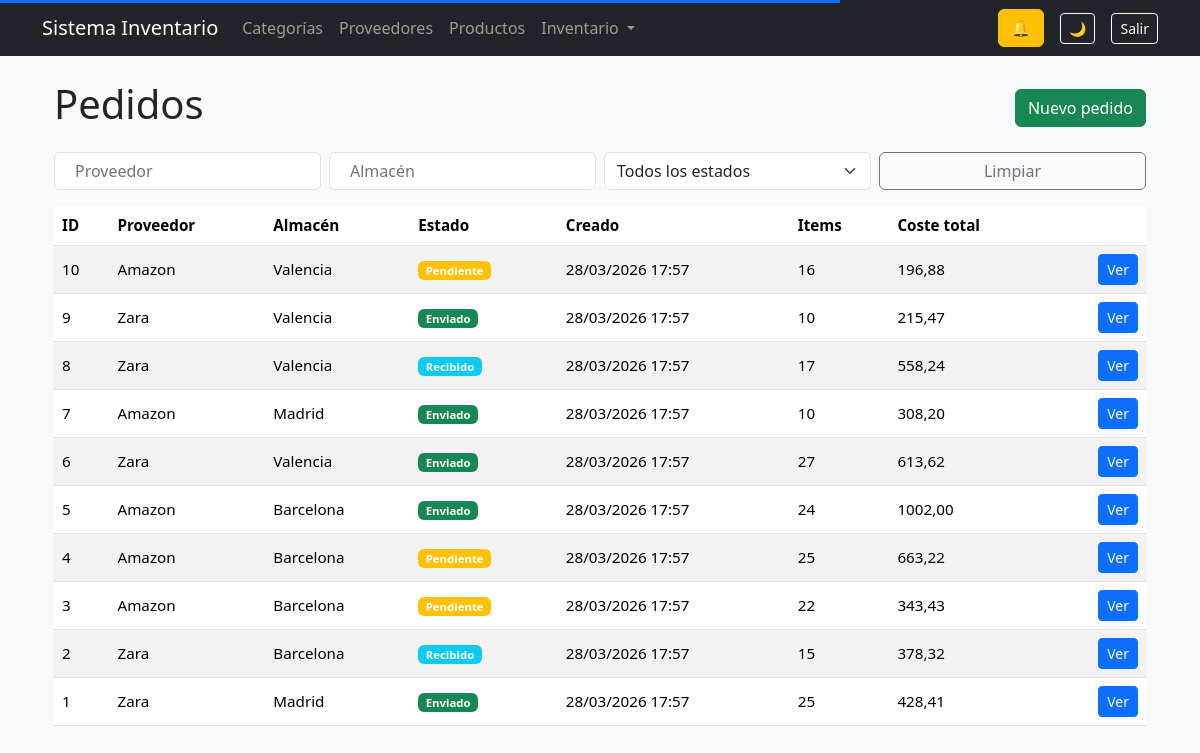
The page /inventory/orders/ (signed in) on the database its author committed.
### inventory/models/orders.py (models this page shows, shortened)
class Order(models.Model):
    STATUS_CHOICES = (
        ("pending", "Pendiente"),
        ("sent", "Enviado"),
        ("received", "Recibido"),
        ("cancelled", "Cancelado"),
        ("partially_received", "Parcialmente recibido"),
        ("backordered", "Backorder"),
    )
    supplier = models.ForeignKey(
        Supplier,
        on_delete=models.SET_NULL,
        null=True,
        related_name="orders",
    )
    location = models.ForeignKey(
        Location,
        on_delete=models.SET_NULL,
        null=True,
        related_name="orders",
    )
    status = models.CharField(max_length=20, choices=STATUS_CHOICES, default="pending")
    created_at = models.DateTimeField(auto_now_add=True)
    sent_at = models.DateTimeField(null=True, blank=True)
    received_at = models.DateTimeField(null=True, blank=True)
    estimated_arrival = models.DateField(null=True, blank=True)
    class Meta:
        ordering = ["-created_at"]
        verbose_name = "Order"
        verbose_name_plural = "Orders"
    @property
    def total_items(self):
        return sum(item.quantity for item in self.items.all())
    @property
    def total_cost(self):
        return sum(item.total_cost for item in self.items.all())

class OrderItem(models.Model):
    order = models.ForeignKey(
        Order,
        on_delete=models.CASCADE,
        related_name="items",
    )
    product = models.ForeignKey(
        Product,
        on_delete=models.SET_NULL,
        null=True,
        related_name="order_items",
    )
    quantity = models.PositiveIntegerField()
    cost_price = models.DecimalField(max_digits=10, decimal_places=2)
    class Meta:
        verbose_name = "Order Item"
        verbose_name_plural = "Order Items"
    @property
    def total_cost(self):
        return self.quantity * self.cost_price

### suppliers/models.py (models this page shows)
class Supplier(models.Model):
    name = models.CharField(max_length=150, db_index=True)
    contact_name = models.CharField(max_length=100, blank=True)
    email = models.EmailField(blank=True)
    phone = models.CharField(max_length=20, blank=True)
    address = models.TextField(blank=True)
    lead_time_days = models.PositiveIntegerField(default=0)
    default_order_quantity = models.PositiveIntegerField(default=0, blank=True)
    class Meta:
        ordering = ['name']
        verbose_name = "Supplier"
        verbose_name_plural = "Suppliers"
    def __str__(self):
        return self.name

### inventory/models/locations.py (models this page shows)
class Location(models.Model):
    name = models.CharField(max_length=150, unique=True)
    address = models.TextField(blank=True)
    is_active = models.BooleanField(default=True)
    class Meta:
        ordering = ["name"]
        verbose_name = "Location"
        verbose_name_plural = "Locations"
    def __str__(self):
        return self.name

### inventory/views/orders.py (the view, shortened to what this page needs)
def order_list(request):
    view = ListViewMixin()
    view.allowed_sort_fields = [
        "id",
        "supplier__name",
        "location__name",
        "status",
        "created_at",
    ]
    view.default_ordering = "-created_at"
    qs = Order.objects.select_related("supplier", "location").all()
    filter_form = OrderFilterForm(request.GET or None)
    qs = view.apply_ordering(request, qs)
    page_obj = view.paginate_queryset(request, qs)
    context = {
        "orders": page_obj,
        "page_obj": page_obj,
        "filter_form": filter_form,
        **view.get_ordering_context(request),
    }
    if view.is_htmx(request):
        return render(request, "inventory/orders/partials/table.html", context)
    return render(request, "inventory/orders/list.html", context)

### inventory/forms/orders.py
class OrderFilterForm(forms.Form):
    supplier = forms.ModelChoiceField(
        queryset=Supplier.objects.all(),
        required=False,
        widget=forms.Select(attrs={"class": "form-select select2",
            "data-placeholder": "Proveedor"}),
        label="Proveedor",
    )
    location = forms.ModelChoiceField(
        queryset=Location.objects.all(),
        required=False,
        widget=forms.Select(attrs={"class": "form-select select2",
            "data-placeholder": "Almacén"}),
        label="Almacén",
    )
    status = forms.ChoiceField(
        required=False,
        choices=[("", "Todos los estados")] + list(Order.STATUS_CHOICES),
        widget=forms.Select(attrs={"class": "form-select"}),
        label="Estado",
    )

### accounts/context_processors.py (called while the page is built)
def permissions(request):
    user = request.user
    return {
        "can_manage_products": can_manage_products(user),
        "can_manage_orders": can_manage_orders(user),
        "can_view_dashboard": can_view_dashboard(user),
        "can_view_products": can_view_products(user),
        "can_create_products": can_create_products(user),
        "can_edit_products": can_edit_products(user),
        "can_delete_products": can_delete_products(user),
        "can_export_products": can_export_products(user),
        "can_view_inventory": can_view_inventory(user),
        "can_create_inventory": can_create_inventory(user),
        "can_edit_inventory": can_edit_inventory(user),
        "can_delete_inventory": can_delete_inventory(user),
        "can_confirm_inventory": can_confirm_inventory(user),
    }

### accounts/permissions.py (called while the page is built)
def is_admin(user):
    if not user.is_authenticated:
        return False
    if user.is_superuser:
        return True
    return hasattr(user, "profile") and user.profile.role == "ADMIN"

def is_manager(user):
    if not user.is_authenticated:
        return False
    if user.is_superuser:
        return True
    return hasattr(user, "profile") and user.profile.role in ["ADMIN", "MANAGER"]

def can_view_products(user):
    return user.is_authenticated

def can_create_products(user):
    return is_admin(user) or is_manager(user) or is_staff(user)

def can_edit_products(user):
    return is_admin(user) or is_manager(user)

def can_delete_products(user):
    return is_admin(user) or is_manager(user)

def can_export_products(user):
    return can_create_products(user)

def can_manage_products(user):
    return is_manager(user)

def can_manage_orders(user):
    return is_manager(user)

### inventory/templates/inventory/orders/list.html (shortened to what this page needs)
{% extends "base.html" %}
{% block content %}
<div class="container mt-4">
    <div class="d-flex justify-content-between align-items-center mb-3">
        <h1>Pedidos</h1>
        {% if can_create_inventory %}
            <a href="{% url 'order_create' %}" class="btn btn-success">Nuevo pedido</a>
        {% endif %}
    </div>
    <form
        method="get"
        class="row g-2 mb-3"
        hx-get="{% url 'order_list' %}"
        hx-target="#orders-table"
        hx-swap="innerHTML"
        hx-push-url="true"
        hx-trigger="change delay:300ms"
    >
        <div class="col-md-3">
        </div>
        <div class="col-md-3">
        </div>
        <div class="col-md-3">
            {{ filter_form.status }}
        </div>
        <div class="col-md-3 d-grid">
            <button type="button"
                    class="btn btn-outline-secondary"
                    onclick="clearFilters(this)">
                Limpiar
            </button>
        </div>
    </form>
    <div id="orders-table"
         hx-get="{% url 'order_list' %}"
         hx-trigger="load, inventory:orders_updated from:body"
         hx-target="this"
         hx-swap="innerHTML">
        {% include "inventory/orders/partials/table.html" %}
    </div>
</div>
{% endblock %}

### inventory/templates/inventory/orders/partials/table.html (shortened to what this page needs)
<div class="table-responsive">
<table class="table table-striped align-middle">
    <thead>
        <tr>
            {% include "partials/sortable_th.html" with field="id" label="ID" target="#orders-table" %}
            {% include "partials/sortable_th.html" with field="supplier__name" label="Proveedor" target="#orders-table" %}
            {% include "partials/sortable_th.html" with field="location__name" label="Almacén" target="#orders-table" %}
            {% include "partials/sortable_th.html" with field="status" label="Estado" target="#orders-table" %}
            {% include "partials/sortable_th.html" with field="created_at" label="Creado" target="#orders-table" %}
            {% include "partials/sortable_th.html" with field="id" label="Items" target="#orders-table" %}
            {% include "partials/sortable_th.html" with field="id" label="Coste total" target="#orders-table" %}
            <th></th>
        </tr>
    </thead>
    <tbody>
        {% for order in orders %}
        <tr>
            <td>{{ order.id }}</td>
            <td>{{ order.supplier }}</td>
            <td>{{ order.location }}</td>
            <td>
                {% if order.status == "pending" %}
                    <span class="badge bg-warning">Pendiente</span>
                {% elif order.status == "sent" %}
                    <span class="badge bg-success">Enviado</span>
                {% elif order.status == "received" %}
                    <span class="badge bg-info">Recibido</span>
                {% elif order.status == "cancelled" %}
                    <span class="badge bg-danger">Cancelado</span>
                {% elif order.status == "partially_received" %}
                    <span class="badge bg-primary">Parcialmente recibido</span>
                {% elif order.status == "backordered" %}
                    <span class="badge bg-secondary">Backorder</span>
                {% endif %}
            </td>
            <td>{{ order.created_at|date:"d/m/Y H:i" }}</td>
            <td>{{ order.total_items }}</td>
            <td>{{ order.total_cost }}</td>
            <td class="text-end">
                <a href="{% url 'order_detail' order.id %}" class="btn btn-sm btn-primary">Ver</a>
            </td>
        </tr>
        {% empty %}
        <tr>
            <td colspan="8" class="text-center">No hay pedidos registrados.</td>
        </tr>
        {% endfor %}
    </tbody>
</table>
</div>

### static/css/core.css (style rules this page uses)
:root { --bg: #f8f9fa; --text: #212529; --card: #ffffff; --border: #dee2e6; }
body { background: var(--bg); color: var(--text); transition: background .25s ease, color .25s ease; }
.table { font-size: 0.95rem; }
th { user-select: none; }
input, select { background: var(--card); color: var(--text); border: 1px solid var(--border); }

### dashboard/static/dashboard/css/dashboard.css (style rules this page uses)
:root { --section-bg: #ffffff; --sub-bg: #414040; --sub-text: #fafafa; }

### rows shown on the page
Order: id "10", supplier "Amazon", location "Valencia", status "Pendiente", created_at "28/03/2026 17:57", total_items "16", total_cost "196,88"
Order: id "9", supplier "Zara", location "Valencia", status "Enviado", created_at "28/03/2026 17:57", total_items "10", total_cost "215,47"
Order: id "8", supplier "Zara", location "Valencia", status "Recibido", created_at "28/03/2026 17:57", total_items "17", total_cost "558,24"
Order: id "7", supplier "Amazon", location "Madrid", status "Enviado", created_at "28/03/2026 17:57", total_items "10", total_cost "308,20"
Order: id "6", supplier "Zara", location "Valencia", status "Enviado", created_at "28/03/2026 17:57", total_items "27", total_cost "613,62"
Order: id "5", supplier "Amazon", location "Barcelona", status "Enviado", created_at "28/03/2026 17:57", total_items "24", total_cost "1002,00"
Order: id "4", supplier "Amazon", location "Barcelona", status "Pendiente", created_at "28/03/2026 17:57", total_items "25", total_cost "663,22"
Order: id "3", supplier "Amazon", location "Barcelona", status "Pendiente", created_at "28/03/2026 17:57", total_items "22", total_cost "343,43"
Order: id "2", supplier "Zara", location "Barcelona", status "Recibido", created_at "28/03/2026 17:57", total_items "15", total_cost "378,32"
Order: id "1", supplier "Zara", location "Madrid", status "Enviado", created_at "28/03/2026 17:57", total_items "25", total_cost "428,41"

### other values the page prints
{{ label }} "ID Proveedor Almacén Estado Creado Items Coste total"
